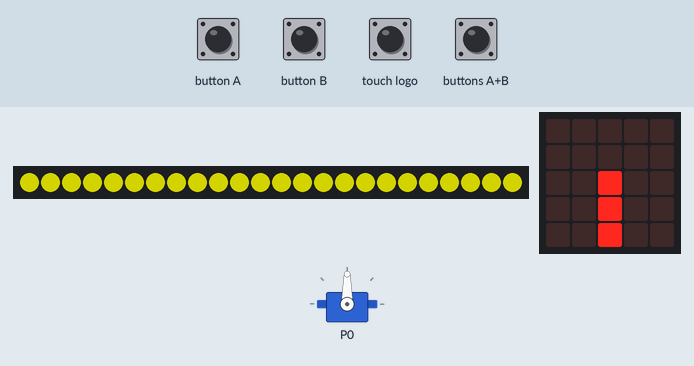
The program below on a simulated BBC micro:bit (MakeCode). Shown: 24 RGB LEDs in strip order, left to right, servo, the board's 5×5 LED display. The test bench sets the inputs (shaded band). Dim RGB values are drawn brighter than linear.

Above: at 1.6 s.
1.7 s: button A pressed for 0.15 s
At 2.2 s:
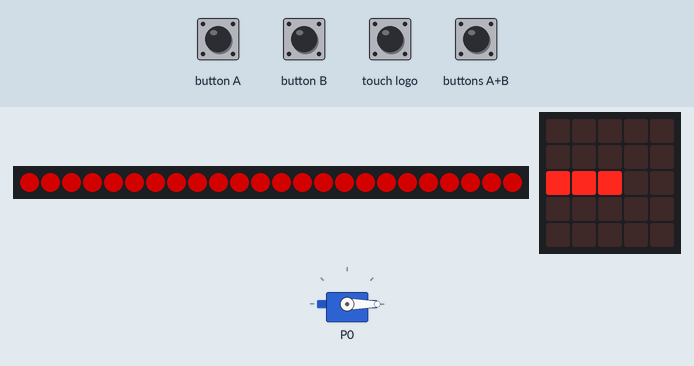
4.2 s: button B pressed for 0.15 s
At 4.7 s:
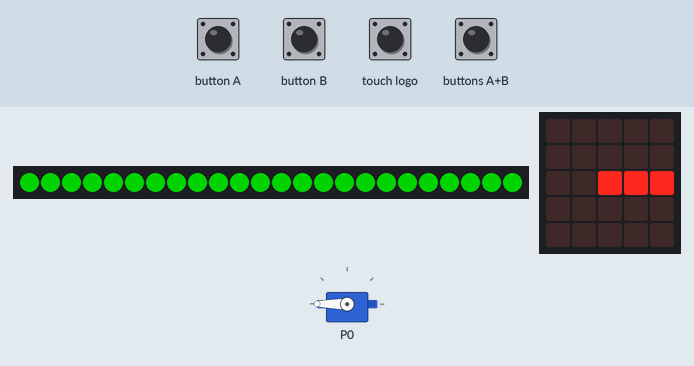
6.7 s: buttons A+B pressed for 0.15 s
At 8.8 s:
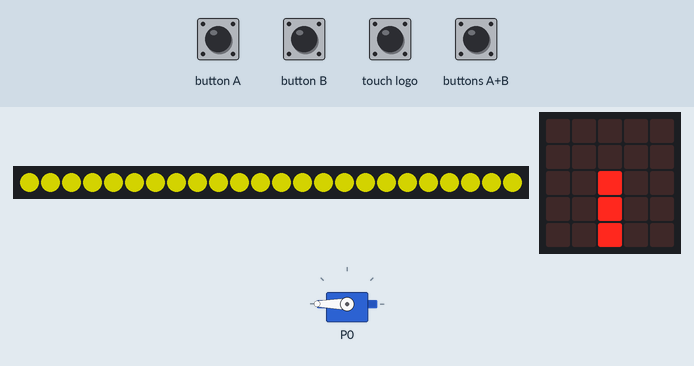
9.1 s: buttons A+B pressed for 1 s
At 10.7 s:
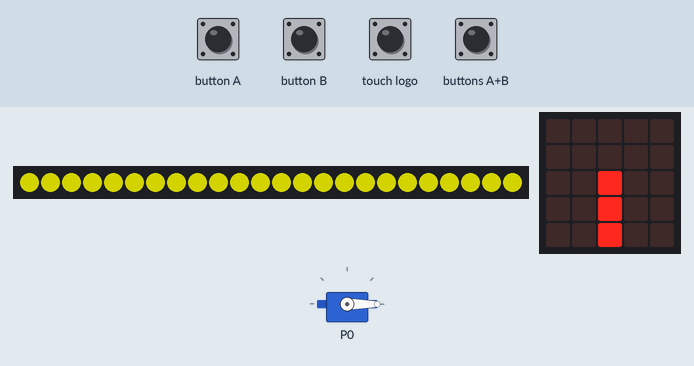
12.4 s: touch logo pressed for 0.15 s
At 13.8 s:
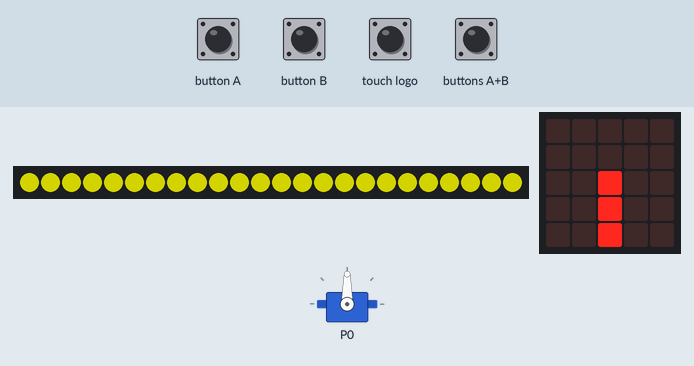
Timing chart, 0 to 15.0 s (numbered marks = the images above; inputs shaded):
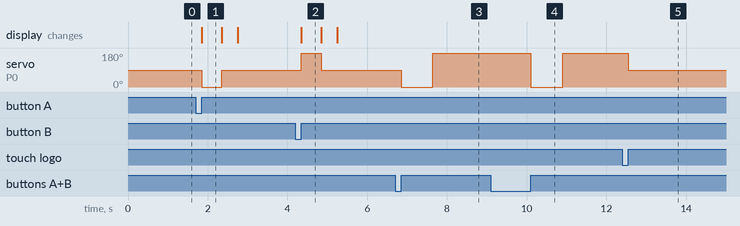

The program:

main.ts
```typescript
input.onLogoEvent(TouchButtonEvent.Pressed, function () {
    servos.P0.setAngle(90)
    basic.showLeds(`
        . . . . .
        . . . . .
        . . # . .
        . . # . .
        . . # . .
        `)
})
input.onButtonPressed(Button.A, function () {
    strip.showColor(neopixel.colors(NeoPixelColors.Red))
    servos.P0.setAngle(0)
    basic.showLeds(`
        . . . . .
        . . . . .
        # # # . .
        . . . . .
        . . . . .
        `)
    basic.pause(100)
    servos.P0.setAngle(90)
    basic.showLeds(`
        . . . . .
        . . . . .
        . . # . .
        . . # . .
        . . # . .
        `)
    strip.showColor(neopixel.colors(NeoPixelColors.Yellow))
})
input.onButtonPressed(Button.AB, function () {
    servos.P0.setAngle(0)
    basic.pause(800)
    servos.P0.setAngle(180)
})
input.onButtonPressed(Button.B, function () {
    strip.showColor(neopixel.colors(NeoPixelColors.Green))
    servos.P0.setAngle(180)
    basic.showLeds(`
        . . . . .
        . . . . .
        . . # # #
        . . . . .
        . . . . .
        `)
    basic.pause(100)
    servos.P0.setAngle(90)
    basic.showLeds(`
        . . . . .
        . . . . .
        . . # . .
        . . # . .
        . . # . .
        `)
    strip.showColor(neopixel.colors(NeoPixelColors.Yellow))
})
let strip: neopixel.Strip = null
strip = neopixel.create(DigitalPin.P1, 24, NeoPixelMode.RGB)
strip.showColor(neopixel.colors(NeoPixelColors.Yellow))
servos.P0.setAngle(90)
basic.showLeds(`
    . . . . .
    . . . . .
    . . # . .
    . . # . .
    . . # . .
    `)
```

test.ts
```typescript
// aquí va el archivo "tests"; esto no se compilará cuando este paquete se utilice como una extensión.
```

Measured:
- after the input at 1.7 s, servo on P0: 90° → 0° after 0.15 s, → 90° 0.50 s later; the display: changes after 0.15 s (image 1)
- after the input at 4.2 s, servo on P0: 90° → 180° after 0.15 s, → 90° 0.50 s later; the display: changes after 0.15 s (image 2)
- after the input at 6.7 s, servo on P0: 90° → 0° after 0.15 s, → 180° 0.80 s later
- after the input at 9.1 s, servo on P0: 180° → 0° after 1.0 s, → 180° 0.80 s later
- after the input at 12.4 s, servo on P0: 180° → 90° after 0.15 s
- what the display in image 1 shows lasts 0.5 s, from 1.9 s to 2.4 s
